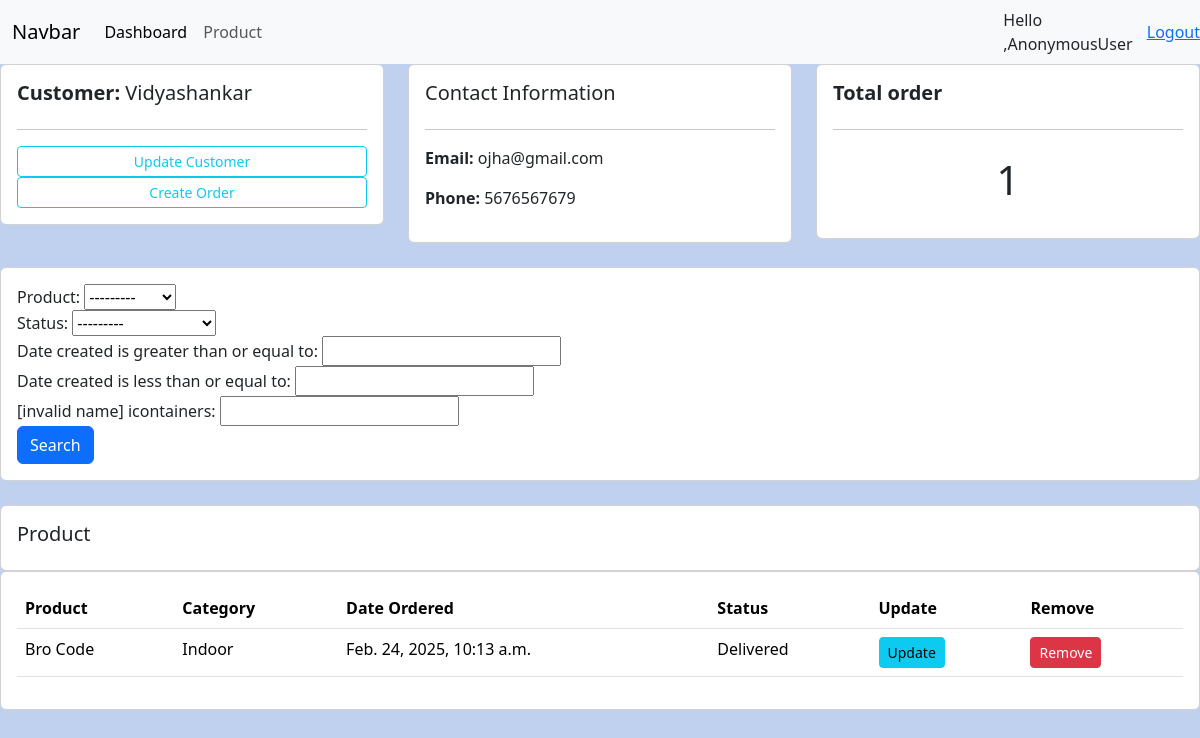
/customer/4/, run on the app's committed database.
### person/models.py (models this page shows, shortened)
class Customer(models.Model):
    name = models.CharField(max_length=200, null=True)
    phone=models.CharField(max_length=200, null=True)
    email = models.CharField(max_length=200, null=True)
    date_created=models.DateTimeField(auto_now_add=True, null=True)

class Order(models.Model):
    STATUS=(
        ('Pending', 'Pending'),
        ('Out For Delivery', 'Out For Delivery'),
        ('Delivered', 'Delivered'),
    )
    customer=models.ForeignKey(Customer, null=True, on_delete=models.SET_NULL)
    product=models.ForeignKey(Product, null=True, on_delete=models.SET_NULL)
    date_created=models.DateTimeField(auto_now_add=True, null=True)
    status=models.CharField(max_length=200, null=True, choices=STATUS)

class Product(models.Model):
    CATEGORY=(
        ('Indoor', 'Indoor'),
        ('Out Door', 'Out Door')
    )
    name = models.CharField(max_length=200, null=True)
    price=models.FloatField(null=True)
    category=models.CharField(max_length=200, null=True, choices=CATEGORY)
    description=models.CharField(max_length=200, null=True, blank=True)
    date_created=models.DateTimeField(auto_now_add=True, null=True)
    tags = models.ManyToManyField(Tag)
    def __str__(self):
        return self.name

### person/views.py (the view)
# urls.py: path('customer/<str:pk_test>/', views.cus, name='customer')
def cus(request, pk_test): #cus stands for customer
    customer=Customer.objects.get(id=pk_test)
    orders=customer.order_set.all()
    order_count=orders.count()
    myFilter=OrderFilter(request.GET, queryset=orders)
    orders=myFilter.qs
    context={'customer':customer, 'orders':orders, 'order_count': order_count, 'myFilter': myFilter}
    return render(request,'person/customer.html', context)

### templates/person/customer.html
{% extends 'base.html' %}
{% block content %}
<div class="row">
    <div class="col-md">
        <div class="card card-body">
            <h5><b>Customer: </b>{{customer.name}}</h5>
            <hr>
            <a href="#" class="btn btn-outline-info btn-sm btn-block">Update Customer</a>
            <a href="#" class="btn btn-outline-info btn-sm btn-block">Create Order</a>
        </div>
    </div>
    <div class="col-md">
        <div class="card card-body">
            <h5>Contact Information</h5>
            <hr>
            <p><b>Email: </b>{{customer.email}}</p>
            <p><b>Phone: </b>{{customer.phone}}</p>
        </div>
    </div>
    <div class="col-md">
        <div class="card card-body">
            <h5><b>Total order</b></h5>
            <hr>
            <h1 style="text-align: center; padding: 10px;">{{order_count}}</h1>
        </div>
    </div>
</div>
<br>
<div class="row">
    <div class="col">
        <div class="card card-body">
            <form method="get">
                {{myFilter.form}}
                <button class="btn btn-primary" type="Submit">Search</button>
            </form>
        </div>
    </div>
</div>
<br>
<div class="row">
    <div class="col-md">
        <div class="card card-body">
            <h5>Product</h5>
        </div>
        <div class="card card-body">
            <table class="table">
                <tr>
                    <th>Product</th>
                    <th>Category</th>
                    <th>Date Ordered</th>
                    <th>Status</th>
                    <th>Update</th>
                    <th>Remove</th>
                </tr>
                {% for order in orders %}
                <tr>
                    <td>{{order.product}}</td>
                    <td>{{order.product.category}}</td>
                    <td>{{order.date_created}}</td>
                    <td>{{order.status}}</td>
                    <td><a class="btn btn-sm btn-info" href="#">Update</a></td>
                    <td><a class="btn btn-sm btn-danger" href="#">Remove</a></td>
                </tr>
                {% endfor %}
            </table>
        </div>
    </div>
</div>
{% endblock %}

### static/css/mystyle.css (style rules this page uses)
body { background-color: rgb(192, 209, 240); }

### data on the page
Customer: name "Vidyashankar", email "ojha@gmail.com", phone "5676567679"
Order: product "Bro Code", product.category "Indoor", date_created "Feb. 24, 2025, 10:13 a.m.", status "Delivered"

### other printed values
{{ request.user }} "AnonymousUser"
{{ order_count }} "1"
